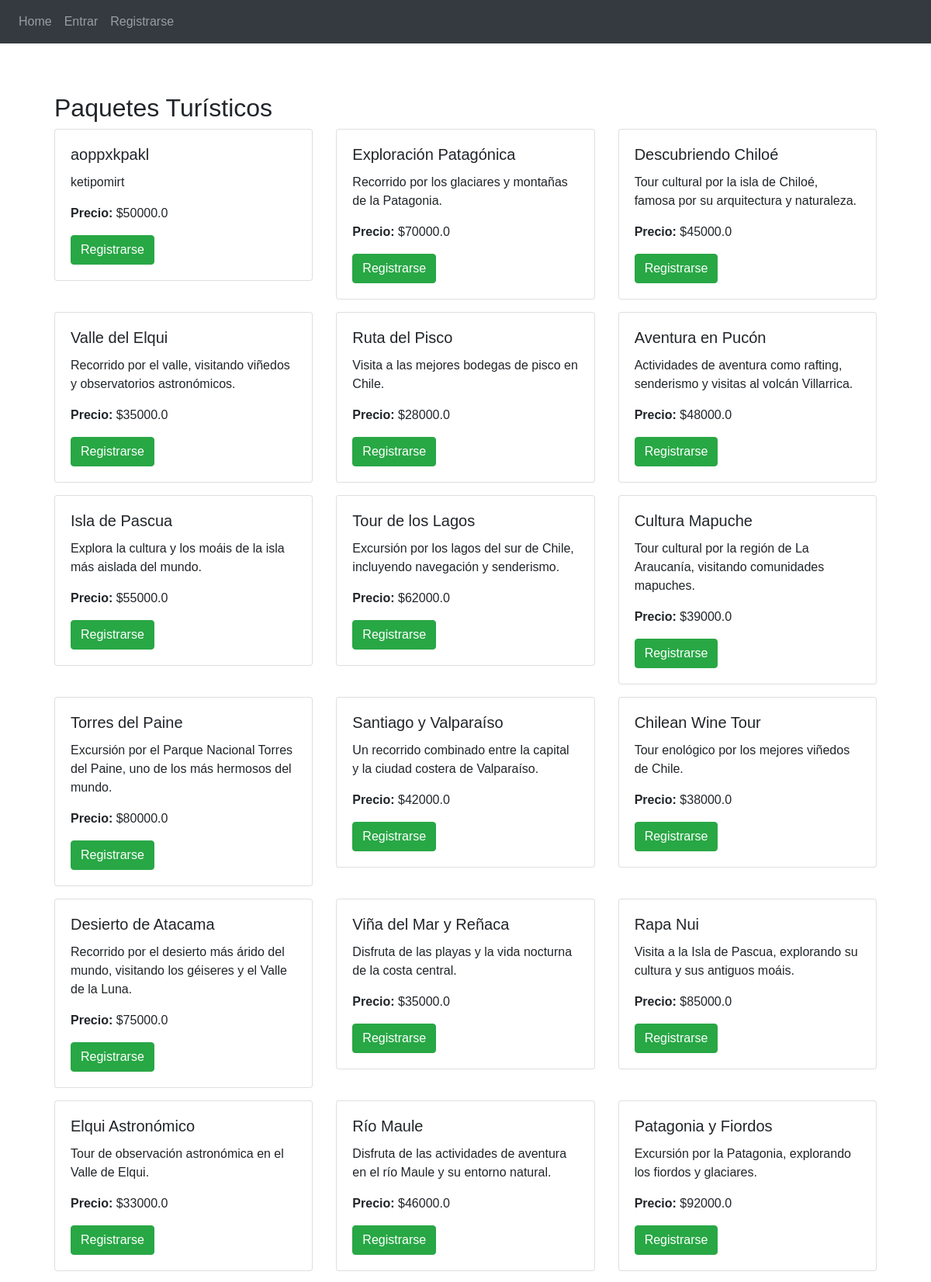
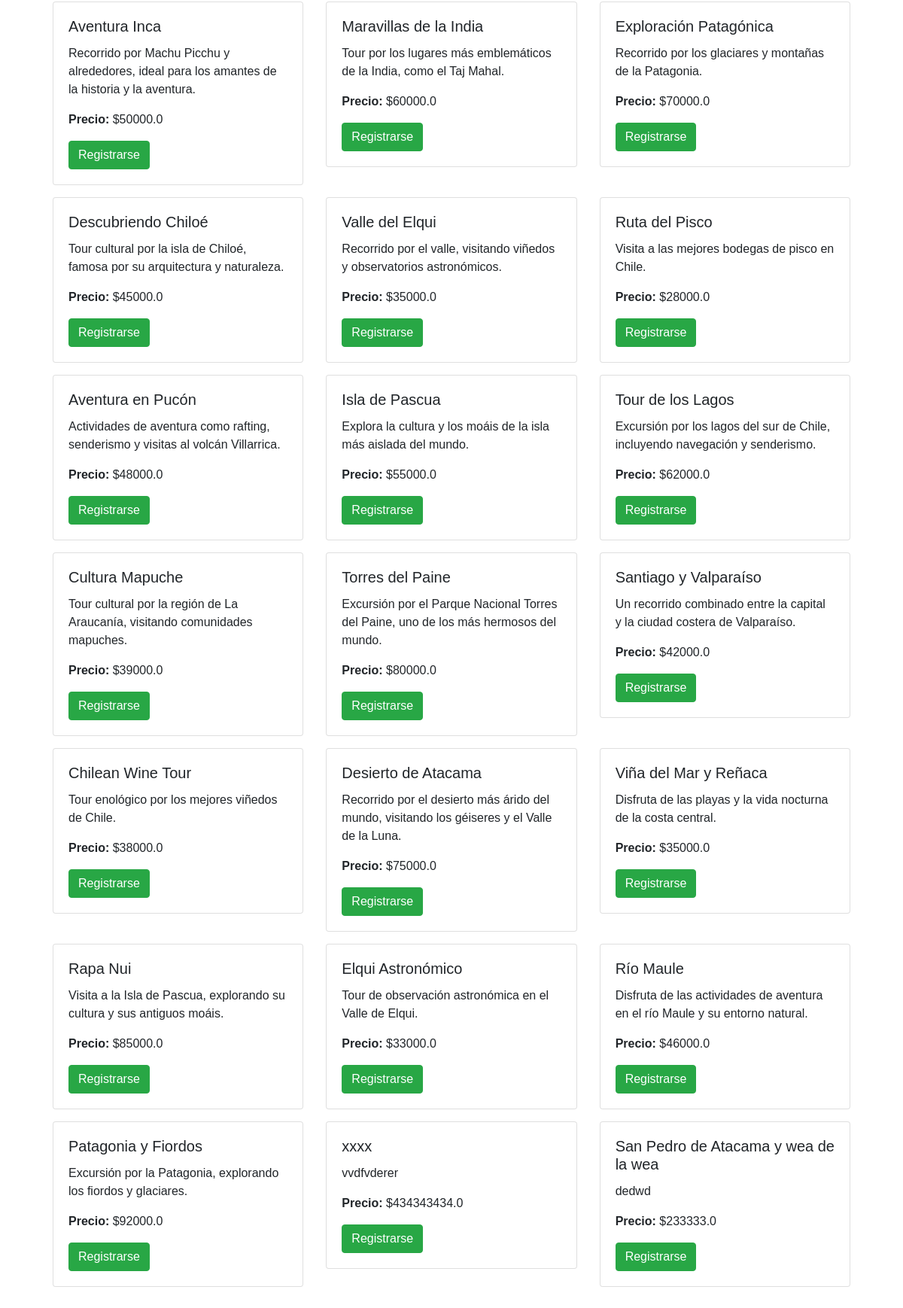
Screenshot of /reserve/packages with the database file from the repository (2 pictures, top to bottom).
### app/travel/models.py (models this page shows, shortened)
class Package(db.Model):
    __tablename__ = 'packages'
    id = db.Column(db.Integer, primary_key=True)
    name = db.Column(db.String(100), nullable=False)
    description = db.Column(db.Text, nullable=False)
    price = db.Column(db.Float, nullable=False)
    available_from = db.Column(db.Date, nullable=False)
    available_to = db.Column(db.Date, nullable=False)
    reservations = db.relationship('Reservation', backref='package_related', lazy=True)
    destinations = db.relationship('Destination', secondary=package_destinations, backref=db.backref('packages', lazy='dynamic'))

### app/travel/routes.py (the view)
@travel.route('/packages')
def packages():
    packages = Package.query.all()
    return render_template('travel/packages.html', packages=packages)

### app/templates/travel/packages.html
{% extends "base.html" %}
{% block content %}
<div class="container mt-4">
    <h2>Paquetes Turísticos</h2>
    <div class="row">
        {% for package in packages %}
        <div class="col-md-4">
            <div class="card mb-3">
                <div class="card-body">
                    <h5 class="card-title">{{ package.name }}</h5>
                    <p class="card-text">{{ package.description }}</p>
                    <p class="card-text"><strong>Precio:</strong> ${{ package.price }}</p>
                    {% if current_user.is_authenticated %}
                        <a href="{{ url_for('travel.reserve', package_id=package.id) }}" class="btn btn-primary">
                            Reservar Destino
                        </a>
                    {% else %}
                        <a href="{{ url_for('auth.register') }}" class="btn btn-success">
                            Registrarse
                        </a>
                    {% endif %}
                </div>
            </div>
        </div>
        {% endfor %}
    </div>
</div>
{% endblock %}

### rows the page displays
Package: name "aoppxkpakl", description "ketipomirt", price "50000.0"
Package: name "Exploración Patagónica", description "Recorrido por los glaciares y montañas de la Patagonia.", price "70000.0"
Package: name "Descubriendo Chiloé", description "Tour cultural por la isla de Chiloé, famosa por su arquitectura y naturaleza.", price "45000.0"
Package: name "Valle del Elqui", description "Recorrido por el valle, visitando viñedos y observatorios astronómicos.", price "35000.0"
Package: name "Ruta del Pisco", description "Visita a las mejores bodegas de pisco en Chile.", price "28000.0"
Package: name "Aventura en Pucón", description "Actividades de aventura como rafting, senderismo y visitas al volcán Villarrica.", price "48000.0"
Package: name "Isla de Pascua", description "Explora la cultura y los moáis de la isla más aislada del mundo.", price "55000.0"
Package: name "Tour de los Lagos", description "Excursión por los lagos del sur de Chile, incluyendo navegación y senderismo.", price "62000.0"
Package: name "Cultura Mapuche", description "Tour cultural por la región de La Araucanía, visitando comunidades mapuches.", price "39000.0"
Package: name "Torres del Paine", description "Excursión por el Parque Nacional Torres del Paine, uno de los más hermosos del mundo.", price "80000.0"
Package: name "Santiago y Valparaíso", description "Un recorrido combinado entre la capital y la ciudad costera de Valparaíso.", price "42000.0"
Package: name "Chilean Wine Tour", description "Tour enológico por los mejores viñedos de Chile.", price "38000.0"
Package: name "Desierto de Atacama", description "Recorrido por el desierto más árido del mundo, visitando los géiseres y el Valle de la Luna.", price "75000.0"
Package: name "Viña del Mar y Reñaca", description "Disfruta de las playas y la vida nocturna de la costa central.", price "35000.0"
Package: name "Rapa Nui", description "Visita a la Isla de Pascua, explorando su cultura y sus antiguos moáis.", price "85000.0"
Package: name "Elqui Astronómico", description "Tour de observación astronómica en el Valle de Elqui.", price "33000.0"
Package: name "Río Maule", description "Disfruta de las actividades de aventura en el río Maule y su entorno natural.", price "46000.0"
Package: name "Patagonia y Fiordos", description "Excursión por la Patagonia, explorando los fiordos y glaciares.", price "92000.0"
Package: name "Aventura Inca", description "Recorrido por Machu Picchu y alrededores, ideal para los amantes de la historia y la aventura.", price "50000.0"
Package: name "Maravillas de la India", description "Tour por los lugares más emblemáticos de la India, como el Taj Mahal.", price "60000.0"
Package: name "Exploración Patagónica", description "Recorrido por los glaciares y montañas de la Patagonia.", price "70000.0"
Package: name "Descubriendo Chiloé", description "Tour cultural por la isla de Chiloé, famosa por su arquitectura y naturaleza.", price "45000.0"
Package: name "Valle del Elqui", description "Recorrido por el valle, visitando viñedos y observatorios astronómicos.", price "35000.0"
Package: name "Ruta del Pisco", description "Visita a las mejores bodegas de pisco en Chile.", price "28000.0"
Package: name "Aventura en Pucón", description "Actividades de aventura como rafting, senderismo y visitas al volcán Villarrica.", price "48000.0"
Package: name "Isla de Pascua", description "Explora la cultura y los moáis de la isla más aislada del mundo.", price "55000.0"
Package: name "Tour de los Lagos", description "Excursión por los lagos del sur de Chile, incluyendo navegación y senderismo.", price "62000.0"
Package: name "Cultura Mapuche", description "Tour cultural por la región de La Araucanía, visitando comunidades mapuches.", price "39000.0"
Package: name "Torres del Paine", description "Excursión por el Parque Nacional Torres del Paine, uno de los más hermosos del mundo.", price "80000.0"
Package: name "Santiago y Valparaíso", description "Un recorrido combinado entre la capital y la ciudad costera de Valparaíso.", price "42000.0"
Package: name "Chilean Wine Tour", description "Tour enológico por los mejores viñedos de Chile.", price "38000.0"
Package: name "Desierto de Atacama", description "Recorrido por el desierto más árido del mundo, visitando los géiseres y el Valle de la Luna.", price "75000.0"
Package: name "Viña del Mar y Reñaca", description "Disfruta de las playas y la vida nocturna de la costa central.", price "35000.0"
Package: name "Rapa Nui", description "Visita a la Isla de Pascua, explorando su cultura y sus antiguos moáis.", price "85000.0"
Package: name "Elqui Astronómico", description "Tour de observación astronómica en el Valle de Elqui.", price "33000.0"
Package: name "Río Maule", description "Disfruta de las actividades de aventura en el río Maule y su entorno natural.", price "46000.0"
Package: name "Patagonia y Fiordos", description "Excursión por la Patagonia, explorando los fiordos y glaciares.", price "92000.0"
Package: name "xxxx", description "vvdfvderer", price "434343434.0"
Package: name "San Pedro de Atacama y wea de la wea", description "dedwd", price "233333.0"
